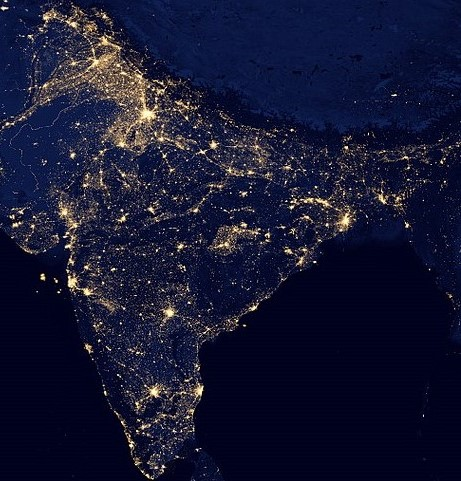
#> input picture 565-by-600.jpg, 461 x 481 px, found by its file name
$ jupyter execute --allow-errors Nighttime_Light.ipynb
#> lines starting #> are read from the running program, lines starting #| are printed output that depends on the picture; after the words box and inside, x2 and y2 are one past the last pixel; in counts of white or black regions, pixels touching at a corner belong together
[cell 1]
import cv2
import numpy as np
import matplotlib.pyplot as plt

[cell 2]
import geocoder

[cell 3]
from geopy.geocoders import Nominatim

[cell 4]
#from geopy.geocoders.options import default_user_agent

#> (a cell that did not finish here is left out)

Reference latitude and longitude for India's center (approximate values)

[cell 6]
reference_lat = 20.5             #20.5
reference_lon = 82.5             #82.5

[cell 7]
import cv2

image_path = (r'C:\Users\Administrator\Desktop\565-by-600.jpg')
image = cv2.imread(image_path)
#> image is the input picture: shape (481, 461, 3); mean B, G, R 51.1, 23.7, 22

height, width = image.shape[:2]
#> height = 481; width = 461

print(f"Image dimensions (width x height): {width} x {height} pixels")
#| Image dimensions (width x height): 461 x 481 pixels

[cell 8]
# Calculate the center pixel coordinates
center_x = width // 2
#> center_x = 230
center_y = height // 2
#> center_y = 240

# Get the pixel value at the center
center_pixel_value = image[center_y, center_x]
#> center_pixel_value = [0, 0, 17]

print(f"Center Pixel Value (BGR): {center_pixel_value}")
#| Center Pixel Value (BGR): [ 0  0 17]
print(center_x)
#| 230
print(center_y)
#| 240

Calculate approximate pixel-to-lat and pixel-to-lon scaling factors

[cell 9]
image_width = 504
image_height = 481

approx_lat_extent = 33.0 - 8.0  # degrees
approx_lon_extent = 97.0 - 68.0  # degrees

pixel_to_lat_scale = approx_lat_extent / image_height
pixel_to_lon_scale = approx_lon_extent / image_width

print(f"Pixel-to-Latitude Scale: {pixel_to_lat_scale} degrees/pixel")
print(f"Pixel-to-Longitude Scale: {pixel_to_lon_scale} degrees/pixel")

[cell 10]
nightlights_image = cv2.imread(r'C:\Users\Administrator\Desktop\565-by-600.jpg', cv2.IMREAD_GRAYSCALE)
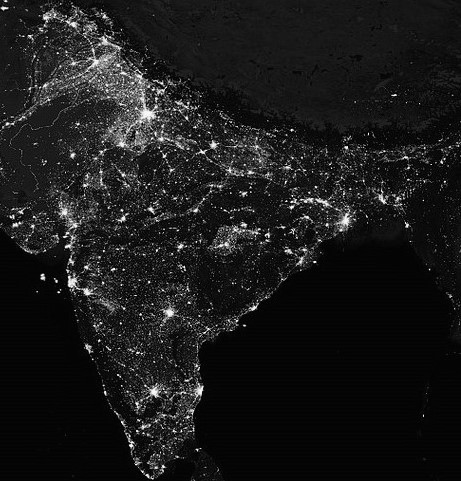
#> nightlights_image: shape (481, 461); min 0, max 255, mean 26.3

Otsu's Method to calculate the threshold value

[cell 11]
image = cv2.imread(image_path, cv2.IMREAD_GRAYSCALE)

# Apply Otsu's thresholding
_, thresholded_image = cv2.threshold(image, 0, 255, cv2.THRESH_BINARY + cv2.THRESH_OTSU)
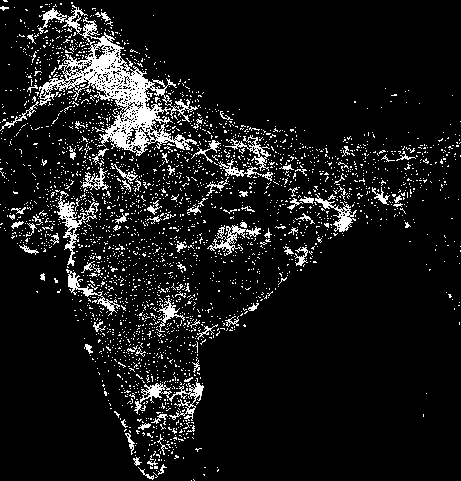
#> thresholded_image: shape (481, 461); 9.2% white in thin lines or dots

# Display the original and thresholded images
plt.figure(figsize=(10, 5))
plt.subplot(1, 2, 1)
plt.imshow(image, cmap='gray')
plt.title('Original Image')
plt.axis('off')

plt.subplot(1, 2, 2)
plt.imshow(thresholded_image, cmap='gray')
plt.title('Thresholded Image (Otsu)')
plt.axis('off')

plt.tight_layout()
plt.show()
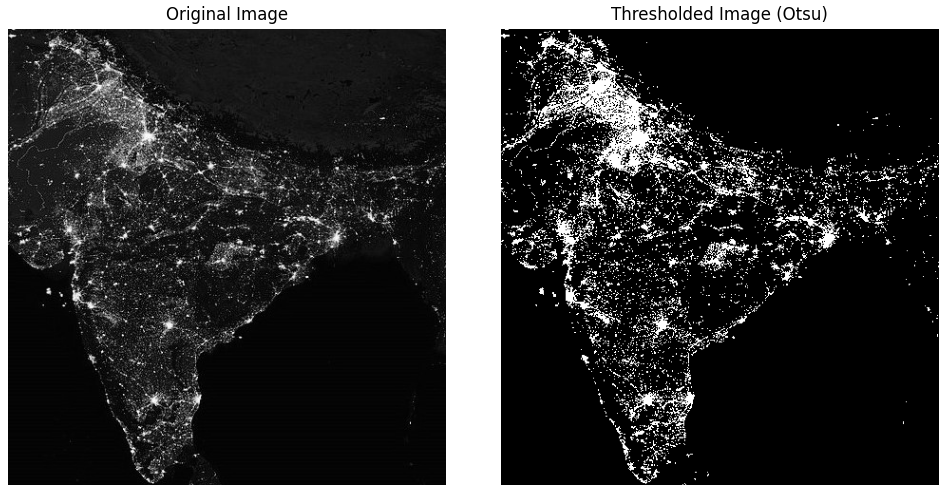
#> figure drawn by matplotlib, 2 panels

# Get the Otsu-calculated threshold value
threshold_value = cv2.threshold(image, 0, 255, cv2.THRESH_BINARY + cv2.THRESH_OTSU)[0]
#> threshold_value = 69
print(f"Otsu Threshold Value: {threshold_value}")
#| Otsu Threshold Value: 69.0

[cell 12]
threshold_value = 69

[cell 13]
_, binary_image = cv2.threshold(nightlights_image, threshold_value, 255, cv2.THRESH_BINARY)

Find contours in the binary image

[cell 14]
contours, _ = cv2.findContours(binary_image, cv2.RETR_EXTERNAL, cv2.CHAIN_APPROX_SIMPLE)
#> contours = 2799 contours, 2751 with area under 20; largest, box (x1, y1, x2, y2) and area: (39, 5, 198, 156) 6584, (56, 191, 99, 266) 560, (140, 378, 204, 421) 471, (207, 225, 261, 256) 364, (315, 194, 357, 232) 346

Preparing a blank image for visualization

[cell 15]
visualization_image = cv2.cvtColor(binary_image, cv2.COLOR_GRAY2BGR)
#> visualization_image: shape (481, 461, 3); 9.2% white in thin lines or dots

Process each contour and calculate area, latitude, and longitude

[cell 16]
# [26 lines of commented-out code are left out]

[cell 17]
locations = []
total_area_sq_km = 0
label_counter = 1

#> (the rest of this cell did not finish here and is left out)

[cell 18]
# [5 lines of commented-out code are left out]

Showing the visualization image

[cell 19]
plt.imshow(cv2.cvtColor(visualization_image, cv2.COLOR_BGR2RGB))
plt.title("Nighttime Lights")
plt.axis('off')
plt.show()

[cell 20]
# Create a figure for visualization
plt.figure(figsize=(10, 10))

# Display the original image with marked light areas
plt.imshow(cv2.cvtColor(nightlights_image, cv2.COLOR_BGR2RGB))
plt.title(f"Original Image with Marked Light Areas\nTotal Lighted Area: {total_area_sq_km:.2f}")
plt.axis('off')
plt.show()
